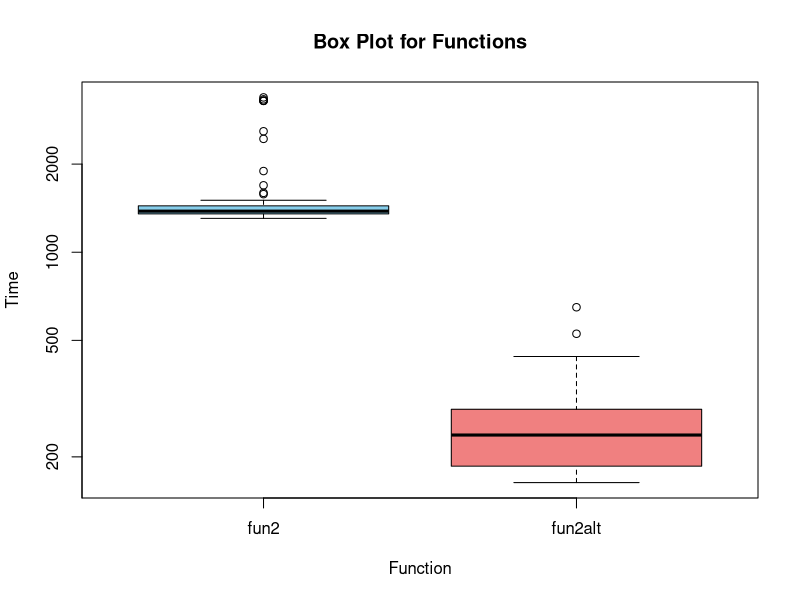

This chart was generated by the following R code: (Note: this script raises an error after producing the figure.)
## ---- chunk 1
fun1 <- function(n = 100, k = 4, lambda = 4) {
  x <- NULL
  
  for (i in 1:n)
    x <- rbind(x, rpois(k, lambda))
  
  return(x)
}

fun1alt <- function(n = 100, k = 4, lambda = 4) {
  matrix(rpois(n*k, lambda=lambda), ncol=k)
}

# Benchmarking
microbenchmark::microbenchmark(
  fun1(100),
  fun1alt(100)
)
## ---- chunk 2
# Data Generating Process (10 x 10,000 matrix)
set.seed(1234)
x <- matrix(rnorm(1e4), nrow=10)

# Find each column's max value
fun2 <- function(x) {
  apply(x, 2, max)
}

fun2alt <- function(x) {
  x[cbind(max.col(t(x)),1:col(x))]
}

# Benchmarking
bench<-microbenchmark::microbenchmark(
  fun2(x),
  fun2alt(x)
)
## ---- chunk 3
boxplot(bench, 
        main = "Box Plot for Functions",
        xlab = "Function",
        ylab = "Time",
        col = c("skyblue", "lightcoral"),
        names = c("fun2", "fun2alt"))
## ---- chunk 4
library(parallel)
my_boot <- function(dat, stat, R, ncpus = 1L) {
  
  # Getting the random indices
  n <- nrow(dat)
  idx <- matrix(sample.int(n, n*R, TRUE), nrow=n, ncol=R)
 
  # Making the cluster using `ncpus`
  # STEP 1: GOES HERE
  cl <- makePSOCKcluster(ncpus)
  # STEP 2: GOES HERE
  clusterExport(cl, varlist=c("idx", "dat", "stat"), envir = environment())
  
  # STEP 3: THIS FUNCTION NEEDS TO BE REPLACED WITH parLapply
  # ans <- lapply(seq_len(R), function(i) {
  #   stat(dat[idx[,i], , drop=FALSE])
  # })
  
  ans <- parLapply(cl, seq_len(R), function(i) {
    stat(dat[idx[,i], , drop=FALSE])
  })
  
  # Coercing the list into a matrix
  ans <- do.call(rbind, ans)
  
  # STEP 4: GOES HERE
  stopCluster(cl)
  ans
  
}
## ---- chunk 5
# Bootstrap of a linear regression model
my_stat <- function(d) coef(lm(y~x,data=d))

# DATA SIM
set.seed(1)
n <- 500 
R <- 1e4
x <- cbind(rnorm(n)) 
y <- x*5 + rnorm(n)

# Check if we get something similar as lm
ans0 <- confint(lm(y~x))
ans1 <- my_boot(dat=data.frame(x,y), stat = my_stat, R=R, ncpus=4)

ans0
t(apply(ans1, 2, quantile, probs=c(.025,.975)))
## ---- chunk 6
# your code here
parallel::detectCores()
system.time(my_boot(dat=data.frame(x,y), stat = my_stat, R=R, ncpus=1))
system.time(my_boot(dat=data.frame(x,y), stat = my_stat, R=R, ncpus=8))
